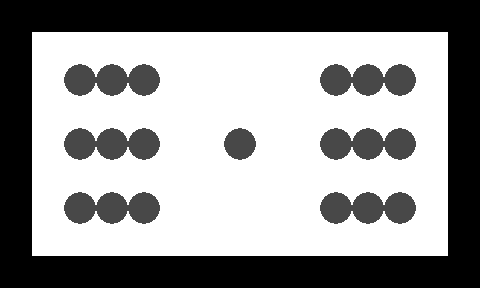

A 2D game scene composited from a Tiled map and its tileset images. What follows is a short description and the map's XML, with every tile layer's data as written:
An orthogonal 15x9 tile map with 32x32 px tiles, 2 tile layers (1, 2).

<map version="1.0" orientation="orthogonal" width="15" height="9" tilewidth="32" tileheight="32">
 <tileset firstgid="1" name="n_tiles1" tilewidth="32" tileheight="32">
  <image source="../../images/map/common/n_tiles1.png" width="128" height="64" />
 </tileset>
 <layer name="1" width="15" height="9">
  <data encoding="csv">
1,1,1,1,1,1,1,1,1,1,1,1,1,1,1,
1,1,1,1,1,1,1,1,1,1,1,1,1,1,1,
1,1,1,1,1,1,1,1,1,1,1,1,1,1,1,
1,1,1,1,1,1,1,1,1,1,1,1,1,1,1,
1,1,1,1,1,1,1,1,1,1,1,1,1,1,1,
1,1,1,1,1,1,1,1,1,1,1,1,1,1,1,
1,1,1,1,1,1,1,1,1,1,1,1,1,1,1,
1,1,1,1,1,1,1,1,1,1,1,1,1,1,1,
1,1,1,1,1,1,1,1,1,1,1,1,1,1,1
</data>
 </layer>
 <layer name="2" width="15" height="9">
  <data encoding="csv">
2,2,2,2,2,2,2,2,2,2,2,2,2,2,2,
2,0,0,0,0,0,0,0,0,0,0,0,0,0,2,
2,0,3,3,3,0,0,0,0,0,3,3,3,0,2,
2,0,0,0,0,0,0,0,0,0,0,0,0,0,2,
2,0,3,3,3,0,0,3,0,0,3,3,3,0,2,
2,0,0,0,0,0,0,0,0,0,0,0,0,0,2,
2,0,3,3,3,0,0,0,0,0,3,3,3,0,2,
2,0,0,0,0,0,0,0,0,0,0,0,0,0,2,
2,2,2,2,2,2,2,2,2,2,2,2,2,2,2
</data>
 </layer>
</map>
